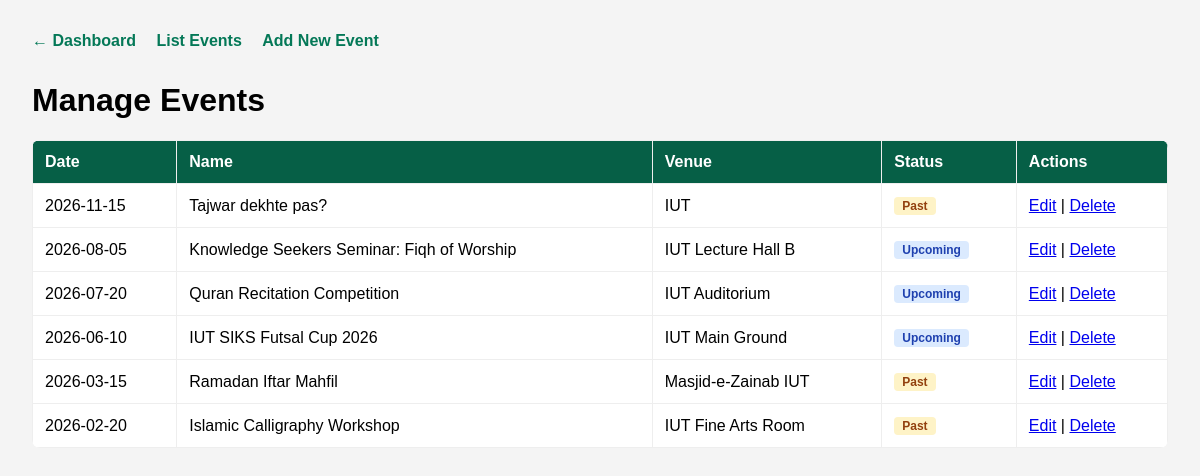
/admin/manage_events.php (signed in), run on the app's committed database.
### tables this page shows
CREATE TABLE IF NOT EXISTS events (
    id INT AUTO_INCREMENT PRIMARY KEY,
    name VARCHAR(255) NOT NULL,
    event_date DATE NOT NULL,
    event_time VARCHAR(50),
    venue VARCHAR(255) NOT NULL,
    short_description TEXT,
    description LONGTEXT,
    logo VARCHAR(255),  
    cover_image VARCHAR(255),  
    tag VARCHAR(50),
    category VARCHAR(50) DEFAULT 'Community',
    is_past BOOLEAN DEFAULT FALSE,
    created_at TIMESTAMP DEFAULT CURRENT_TIMESTAMP
);

### admin/manage_events.php (the view, shortened to what this page needs)
<?php
require_once 'auth.php';
$mode = $_GET['mode'] ?? 'list';
$edit_id = $_GET['id'] ?? null;
$events = [];
if ($mode === 'list') {
    $stmt = $pdo->query("SELECT * FROM events ORDER BY event_date DESC");
    $events = $stmt->fetchAll();
}
?>
<!DOCTYPE html>
<html lang="en">
<head>
    <link rel="stylesheet" href="https://cdnjs.cloudflare.com/ajax/libs/font-awesome/6.4.0/css/all.min.css">
</head>
<body>
    <div class="nav">
        <a href="index.php">&larr; Dashboard</a>
        <a href="manage_events.php">List Events</a>
        <a href="manage_events.php?mode=add">Add New Event</a>
    </div>
    <h1>Manage Events</h1>
    <?php if ($mode === 'list'): ?>
        <table>
            <thead>
                <tr>
                    <th>Date</th>
                    <th>Name</th>
                    <th>Venue</th>
                    <th>Status</th>
                    <th>Actions</th>
                </tr>
            </thead>
            <tbody>
                <?php foreach ($events as $e): ?>
                    <tr>
                        <td><?php echo $e['event_date']; ?></td>
                        <td>
                            <?php echo htmlspecialchars($e['name']); ?>
                        </td>
                        <td><?php echo htmlspecialchars($e['venue']); ?></td>
                        <td><span class="badge <?php echo $e['is_past'] ? 'badge-yes' : 'badge-no'; ?>"><?php echo $e['is_past'] ? 'Past' : 'Upcoming'; ?></span></td>
                        <td>
                            <a href="manage_events.php?mode=edit&id=<?php echo $e['id']; ?>">Edit</a> |
                            <a href="manage_events.php?delete=<?php echo $e['id']; ?>" onclick="return confirm('Are you sure?')">Delete</a>
                        </td>
                    </tr>
                <?php endforeach; ?>
            </tbody>
        </table>
    <?php endif; ?>
</body>
</html>

### admin/manage_events.php (style rules this page uses)
body { font-family: sans-serif; margin: 2rem; background: #f4f4f4; }
.nav { margin-bottom: 2rem; }
.nav a { margin-right: 1rem; text-decoration: none; color: #047857; font-weight: bold; }
table { width: 100%; border-collapse: collapse; background: white; margin-top: 1rem; border-radius: 8px; overflow: hidden; }
th, td { padding: 0.75rem; border: 1px solid #eee; text-align: left; }
th { background: #065f46; color: white; }
.badge { display: inline-block; padding: 2px 8px; border-radius: 4px; font-size: 0.75rem; font-weight: bold; }
.badge-yes { background: #fef3c7; color: #92400e; }
.badge-no { background: #dbeafe; color: #1e40af; }

### data on the page
events: event_date "2026-11-15", name "Tajwar dekhte pas?", venue "IUT", is_past "Past"
events: event_date "2026-08-05", name "Knowledge Seekers Seminar: Fiqh of Worship", venue "IUT Lecture Hall B", is_past "Upcoming"
events: event_date "2026-07-20", name "Quran Recitation Competition", venue "IUT Auditorium", is_past "Upcoming"
events: event_date "2026-06-10", name "IUT SIKS Futsal Cup 2026", venue "IUT Main Ground", is_past "Upcoming"
events: event_date "2026-03-15", name "Ramadan Iftar Mahfil", venue "Masjid-e-Zainab IUT", is_past "Past"
events: event_date "2026-02-20", name "Islamic Calligraphy Workshop", venue "IUT Fine Arts Room", is_past "Past"
